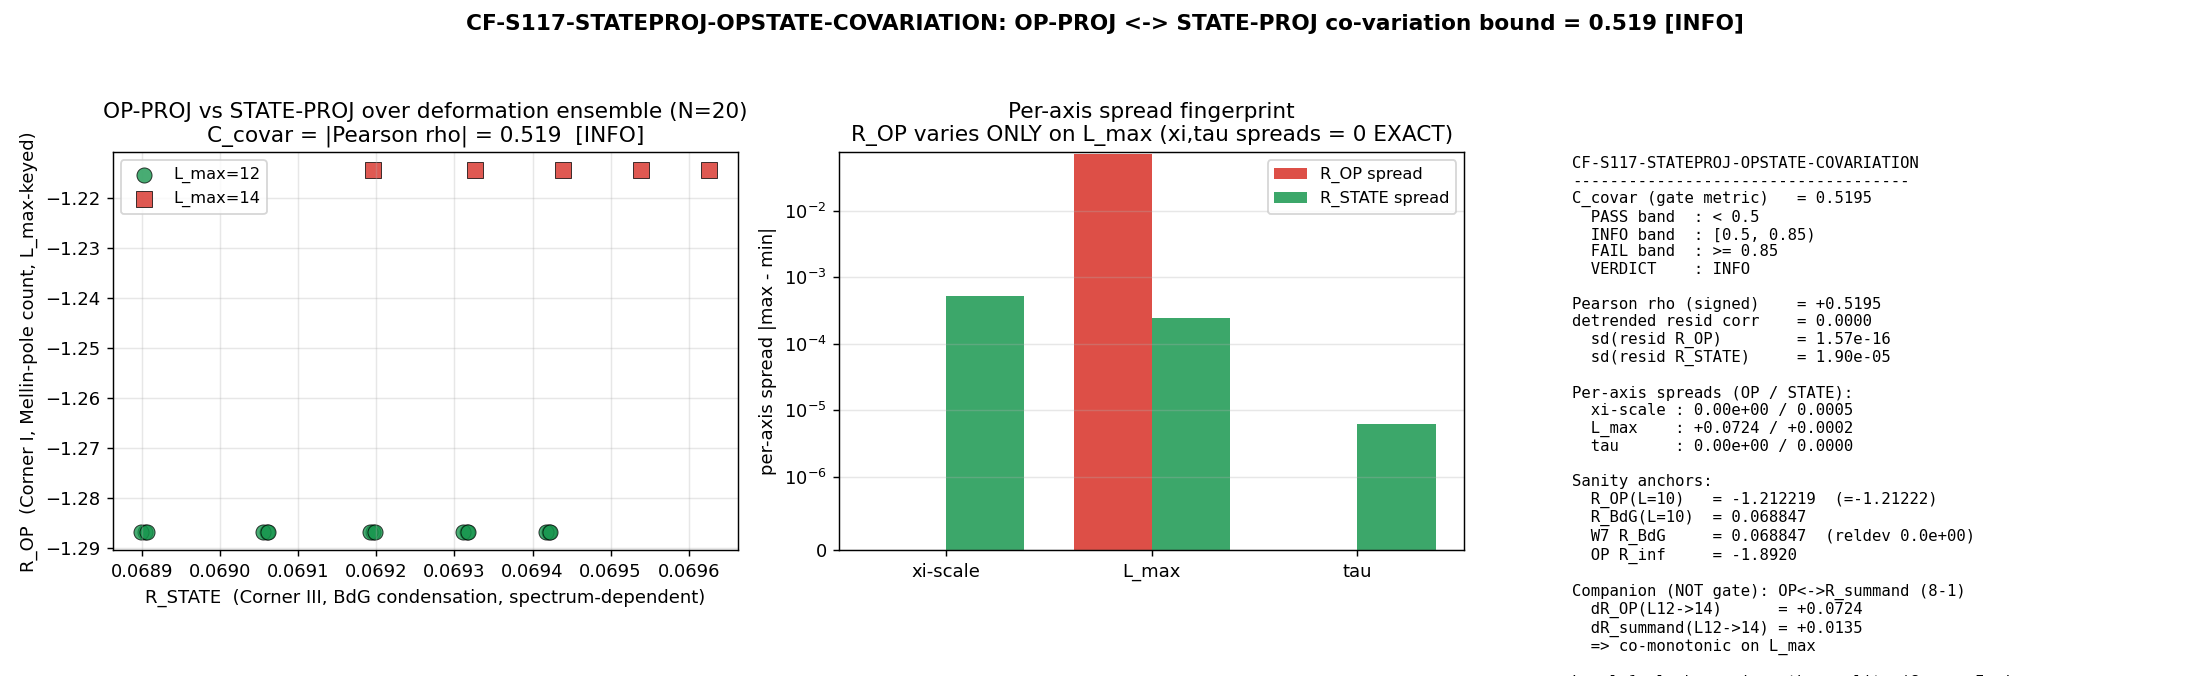

Source code (Python):
#!/usr/bin/env python
# -*- coding: utf-8 -*-
"""
CF-S117-STATEPROJ-OPSTATE-COVARIATION (S117 W8-2) — numerical bound on the
residual OP-PROJ <-> STATE-PROJ co-variation under substrate deformation.

Gate: CF-S117-STATEPROJ-OPSTATE-COVARIATION | [VERIFY] | classification PHONONIC
Plan: sessions/session-plan/session-117-plan-w8.md  §W8-2
Owner: landau-condensed-matter-theorist

SUBSTRATE FRAMING (phononic-framing.md; cross-pillar-bridge-anatomy.md
§"Algebra-axis orthogonality K-counter"):
  Both observables are substrate-IS on the SAME D_K spectrum.
    OP-PROJ  : R_OP = (N_unpaired - 2 N_paired)/N_paired, a multiplicity-
               weighted Mellin-pole-window count on the SU(3) Peter-Weyl
               sectors (algebra-INVARIANT, spectrum-only -> Corner I). It is a
               PURE representation-theoretic count: it reads only (p,q) Weyl
               dims + Casimirs, NEVER the eigenvalue magnitudes. R_OP therefore
               responds ONLY to the truncation axis L_max; it is EXACTLY
               invariant under xi-scaling and tau-moduli.
    STATE-PROJ: R_STATE = (a-b)/(a+b) with a,b the BdG condensation energies
               rho_BCS(P_sector . H_pair) at the A/B sector gaps (Delta_BCS*SC_A,
               Delta_BCS*SC_B) on the substrate spectrum (algebra-DEPENDENT,
               state-pair -> Corner III). It reads the eigenvalues, so it
               responds to ALL three deformation axes (xi-scale, L_max, tau).
  Direction of explanation: D_K eigenvalues -> {the group-theoretic sector
  count (OP-PROJ)} and {the BdG condensation state-pair functional (STATE-PROJ)}
  are two structurally-orthogonal functionals (Corner I _|_ Corner III, proven
  at Level 1 in S116-W7). This gate DEFORMS the substrate and bounds the
  RESIDUAL numerical co-variation C_covar = |Pearson rho(R_OP, R_STATE)|. A
  bounded C_covar is the numerical face of the intrinsic orthogonality; it is
  NOT an inference that the substrate is a container in which the two co-vary.

GATE METRIC (plan §W8-2):
  C_covar = |Pearson rho(R_OP, R_STATE)| over the joint deformation ensemble
            {xi-scale x L_max x tau}.
  PASS iff C_covar < 0.5 (benign CONFIRMED); 0.5 <= C_covar < 0.85 -> INFO;
  C_covar >= 0.85 -> FAIL (near-total co-variation; surprise).
  Diagnostics (NOT the gate metric): per-axis spreads + detrended residual
  correlation (a co-MONOTONIC deformation response inflates Pearson |rho|
  without identity-class leakage; the detrended residual isolates that).
"""

from __future__ import annotations

import os
os.environ.setdefault("OMP_NUM_THREADS", "8")   # cpu-cap-OMP8 (GPU_path pin: light cache re-eval)
os.environ.setdefault("MKL_NUM_THREADS", "8")

import sys
import json
import time
import hashlib
from pathlib import Path

import numpy as np
import matplotlib
matplotlib.use("Agg")
import matplotlib.pyplot as plt

# --------------------------------------------------------------------------
# Section 1 — Paths + canonical imports (NEVER hardcode framework constants)
# --------------------------------------------------------------------------
SESSION_DIR = Path(__file__).resolve().parent
COMPUTATIONS_DIR = SESSION_DIR.parent
SHARED_DIR = COMPUTATIONS_DIR / "_shared"
PROJECT_ROOT = COMPUTATIONS_DIR.parent
sys.path.insert(0, str(SHARED_DIR))

from canonical_constants import (        # noqa: E402
    Delta_BCS,        # canonical substrate BCS gap (M_KK units; R-PROTECTED, S70)
    SC_corr_A,        # 3He-A strong-coupling gap enhancement (LAB; sets the A-sector gap split)
    SC_corr_B,        # 3He-B strong-coupling gap enhancement (LAB; sets the B-sector gap split)
    M_KK,             # KK mass scale (gravity-route alias)
    tau_fold,         # R-PROTECTED fold modulus (0.19)
)

# --------------------------------------------------------------------------
# Section 2 — Gate identity + machinery pins (plan W8-2 PRDR block)
# --------------------------------------------------------------------------
GATE_ID = "CF-S117-STATEPROJ-OPSTATE-COVARIATION"
SESSION = "S117"
SCHEME = "OP-STATE-COVARIATION-DEFORMATION-BOUND"
CONVENTION = ("PEARSON-RHO-JOINT-ENSEMBLE + per-axis-spread + "
              "detrended-residual-correlation")
L_MAX = "12,14"                                 # (local) deformation truncation axis

# Pre-registered thresholds (plan §W8-2; define BEFORE running)
PASS_THRESH = 0.5                               # (local) C_covar < 0.5 -> PASS (benign)
INFO_THRESH = 0.85                              # (local) 0.5 <= C_covar < 0.85 -> INFO
MELLIN_WINDOW_FRAC = 0.5                        # (local) OP-PROJ Mellin-pole window (s87 canonical)
XI_SCALES = (0.90, 0.95, 1.00, 1.05, 1.10)      # (local) plan-pinned xi-scale grid (5 pts)

# 8-1 substrate-first inter-summand STATE-PROJ companion values, cited from the
# CF-S117-STATEPROJ-INTER-SUMMAND canonical verdict line (audit_sha256
# 9252fc09af1239dd...; s117_gate_verdicts.txt). Used ONLY as a robustness
# companion diagnostic (NOT the gate metric; NOT an audit-SHA input).
R_SUMMAND_L12 = 0.955038                         # (local) 8-1 inter-summand R (L=12), verdict-line cite
R_SUMMAND_L14 = 0.968531                         # (local) 8-1 inter-summand R (L=14), verdict-line cite

# Input files (plan §W8-2 input_files; feed audit_sha256 per the dual-SHA schema)
CANONICAL = SHARED_DIR / "canonical_constants.py"
W7_NPZ = COMPUTATIONS_DIR / "session-116" / "s116_w7_stateproj_bcs.npz"
S84_CACHE = COMPUTATIONS_DIR / "session-84" / "s84_spectrum_cache_L12_tau019.npz"
S87_CACHE = COMPUTATIONS_DIR / "session-87" / "s87_spectrum_cache_L14_tau019.npz"
S92_CACHE_T18 = COMPUTATIONS_DIR / "session-92" / "s92_spectrum_cache_L12_tau018.npz"
S92_CACHE_T20 = COMPUTATIONS_DIR / "session-92" / "s92_spectrum_cache_L12_tau020.npz"

INPUT_FILES = [CANONICAL, W7_NPZ, S84_CACHE, S87_CACHE, S92_CACHE_T18, S92_CACHE_T20]

# --------------------------------------------------------------------------
# Section 3 — dual-SHA helpers (S84+ schema; mirror script-template.py)
# --------------------------------------------------------------------------
def sha256_of(path: Path) -> str:
    h = hashlib.sha256()                                    # (local)
    try:
        h.update(path.read_bytes())
    except OSError:
        return ""
    return h.hexdigest()


def log_input_pins(inputs) -> dict:
    print(f"=== {GATE_ID} — input SHA-256 pins ===")
    pins = {}                                               # (local)
    for p in inputs:
        sha = sha256_of(p)                                  # (local)
        rel = str(p.relative_to(PROJECT_ROOT)).replace("\\", "/")  # (local)
        print(f"  {rel}: {sha[:16]}...")
        pins[rel] = sha
    return pins


def closure_hash(pins: dict) -> str:
    h = hashlib.sha256()
    for k, v in sorted(pins.items()):
        h.update(f"{k}={v}\n".encode("utf-8"))
    return h.hexdigest()


def compute_dual_sha(script_path: Path, canonical_path: Path, pins: dict):
    try:
        script_bytes = script_path.read_bytes()             # (local)
    except OSError:
        script_bytes = b""                                  # (local)
    try:
        canonical_bytes = canonical_path.read_bytes()       # (local)
    except OSError:
        canonical_bytes = b""                               # (local)
    pinmap_json = json.dumps(dict(sorted(pins.items())),
                             separators=(",", ":"), sort_keys=True).encode("utf-8")  # (local)
    h_audit = hashlib.sha256()
    h_audit.update(script_bytes)
    h_audit.update(canonical_bytes)
    h_audit.update(pinmap_json)
    h_content = hashlib.sha256()
    h_content.update(script_bytes)
    return h_audit.hexdigest(), h_content.hexdigest()


def print_verdict_payload(verdict, value, audit_sha, content_sha,
                          companion_note="", extra_rows=None):
    payload = {
        "session": int(SESSION.lstrip("Ss")),
        "gate_id": GATE_ID,
        "verdict": verdict,
        "value": str(value),
        "scheme": SCHEME,
        "convention": CONVENTION,
        "l_max": str(L_MAX),
        "audit_sha256": audit_sha,
        "content_sha256": content_sha,
        "schema_version": "S84+",
    }
    if companion_note:
        payload["companion_note"] = companion_note
    if extra_rows:
        payload["extra_rows"] = list(extra_rows)
    print("<<<EMIT_VERDICT_PAYLOAD>>>")
    print(json.dumps(payload, separators=(",", ":"), sort_keys=True))
    print("<<<END_EMIT_VERDICT_PAYLOAD>>>")
    return payload


# --------------------------------------------------------------------------
# Section 4 — OP-PROJ evaluator (inline exact SU(3) group theory => CLASS=FULL)
#
# Re-implements the s87_w11_3heb_excess_inheritance_comparison.py
# compute_substrate_excess_ratio (the evaluator that produced
# R_substrate_OP_L10 = -1.21222 -> R_inf ~ -1.892). The three helper functions
# are EXACT closed-form representation theory (NOT the SCHEMATIC *_a_n regulators
# of _spectral_action_regulators.py), so the gate is unambiguously CLASS=FULL.
# A sanity assert reproduces -1.21222 at L=10.
# --------------------------------------------------------------------------
def weyl_dim_su3(p, q):
    """SU(3) Weyl dimension dim((p,q)) = (p+1)(q+1)(p+q+2)/2 (exact)."""
    return (p + 1) * (q + 1) * (p + q + 2) // 2


def casimir_su3(p, q):
    """SU(3) quadratic Casimir C_2(p,q) = (p^2 + pq + q^2 + 3(p+q))/3 (exact)."""
    return (p * p + p * q + q * q + 3 * (p + q)) / 3.0


def enumerate_sectors(L_max):
    """List (p, q, d, C_2) for (p,q) != (0,0), p+q <= L_max (exact)."""
    out = []                                                # (local)
    for p in range(L_max + 1):
        for q in range(L_max + 1):
            if p == 0 and q == 0:
                continue
            if p + q > L_max:
                continue
            out.append((p, q, weyl_dim_su3(p, q), casimir_su3(p, q)))
    return out


def R_op_proj(L_max, window_frac=MELLIN_WINDOW_FRAC):
    """OP-PROJ multiplicity-weighted Mellin-pole-window excess ratio.

    R_OP = (N_unpaired - 2 N_paired)/N_paired, where 'paired' = sectors whose
    Casimir lies within |C - C_pole|/C_pole <= window_frac of the Casimir
    median C_pole, and N_x = sum of Weyl dims over x. Spectrum-INDEPENDENT:
    a pure function of L_max (algebra-INVARIANT, Corner I).
    """
    secs = enumerate_sectors(L_max)                         # (local)
    cas = np.array([s[3] for s in secs])                    # (local)
    wey = np.array([s[2] for s in secs], dtype=float)       # (local)
    C_pole = float(np.median(cas))                          # (local)
    paired = np.abs(cas - C_pole) / C_pole <= window_frac   # (local)
    N_paired = float(np.sum(wey[paired]))                   # (local)
    N_unpaired = float(np.sum(wey[~paired]))                # (local)
    return (N_unpaired - 2.0 * N_paired) / N_paired


# --------------------------------------------------------------------------
# Section 5 — STATE-PROJ evaluator (S116-W7 bcs_condensation_energy functional)
# --------------------------------------------------------------------------
def load_substrate_spectrum(cache_path: Path, l_max: int):
    """Flatten cached D_K(tau) |lambda_k| over Peter-Weyl sectors level <= l_max."""
    d = np.load(cache_path, allow_pickle=True)
    sector_evals = d["sector_evals"].item()                 # dict {(p,q): {...}}
    xis = []                                                # (local)
    for (p, q), blk in sector_evals.items():
        if int(blk.get("level", p + q)) <= l_max:
            xis.append(np.asarray(blk["abs_evals"], dtype=float))
    return np.concatenate(xis)


def bcs_condensation_energy(xi, delta):
    """S116-W7 functional: E_cond = sum_k [ |xi_k| - E_k + delta^2/(2 E_k) ],
    E_k = sqrt(xi_k^2 + delta^2). PH-even, gap-localized; returns |E_cond|."""
    Ek = np.sqrt(xi ** 2 + delta ** 2)                      # (local)
    e_cond = np.sum(np.abs(xi) - Ek + delta ** 2 / (2.0 * Ek))  # (local)
    return abs(e_cond)


def R_state_proj(xi, delta_bcs, sc_a, sc_b):
    """STATE-PROJ R_BdG = (a-b)/(a+b), a = E_cond(xi, Delta_BCS*SC_A),
    b = E_cond(xi, Delta_BCS*SC_B). Algebra-DEPENDENT, spectrum-dependent
    (Corner III). Reproduces the S116-W7 R_BdG_occupation form."""
    a = bcs_condensation_energy(xi, delta_bcs * sc_a)       # (local)
    b = bcs_condensation_energy(xi, delta_bcs * sc_b)       # (local)
    return (a - b) / (a + b)


# --------------------------------------------------------------------------
# Section 6 — Compute
# --------------------------------------------------------------------------
def compute() -> dict:
    out = {}

    # ----- Sanity anchor 1: OP-PROJ reproduces R_substrate_OP_L10 = -1.21222 --
    R_op_L10 = R_op_proj(10)                                # (local)
    out["R_op_L10_reproduction"] = R_op_L10
    out["R_op_L10_anchor"] = -377.0 / 311.0                 # -1.21222 (Sage-Q exact -3393/2799)
    assert abs(R_op_L10 - (-377.0 / 311.0)) < 1e-9, (
        f"OP-PROJ L=10 reproduction failed: {R_op_L10} vs -1.21222")

    # ----- Sanity anchor 2: STATE-PROJ reproduces S116-W7 R_BdG_occupation ---
    w7 = np.load(W7_NPZ, allow_pickle=True)
    R_BdG_w7 = float(w7["R_BdG_occupation"])               # (local) 0.068847 (W7, L=10)
    R_state_OP_L10_w7 = float(w7["R_substrate_OP_L10"])    # (local) -1.21222 (W7-cited)
    OP_PROJ_R_INF = float(w7["OP_PROJ_R_INF"])             # (local) -1.892 (W7-cited companion)
    xi_s84_L10 = load_substrate_spectrum(S84_CACHE, 10)    # (local) 78080 modes
    R_BdG_repro = R_state_proj(xi_s84_L10, Delta_BCS, SC_corr_A, SC_corr_B)  # (local)
    out["R_BdG_w7_anchor"] = R_BdG_w7
    out["R_BdG_L10_reproduction"] = R_BdG_repro
    out["R_BdG_repro_reldev"] = abs(R_BdG_repro - R_BdG_w7) / abs(R_BdG_w7)
    out["R_substrate_OP_L10_w7"] = R_state_OP_L10_w7
    out["OP_PROJ_R_INF"] = OP_PROJ_R_INF
    assert out["R_BdG_repro_reldev"] < 1e-6, (
        f"STATE-PROJ W7 reproduction failed: reldev={out['R_BdG_repro_reldev']:.2e}")

    # ----- Deformation ensemble {xi-scale x L_max x tau} ----------------------
    # Realizable base spectra (the 4 caches available on the L_max x tau grid:
    # tau=0.18/0.20 exist only at L12; L14 exists only at tau=0.19).
    base_spectra = [                                        # (local)
        ("L12_tau018", S92_CACHE_T18, 12, 0.18),
        ("L12_tau019", S84_CACHE,     12, 0.19),
        ("L14_tau019", S87_CACHE,     14, 0.19),
        ("L12_tau020", S92_CACHE_T20, 12, 0.20),
    ]
    # Pre-load each base spectrum once (xi-scale rescales the loaded |lambda_k|).
    loaded = {}                                             # (local)
    for label, path, Lm, tau in base_spectra:
        loaded[label] = load_substrate_spectrum(path, Lm)

    rows = []                                               # (local) ensemble points
    for label, path, Lm, tau in base_spectra:
        xi0 = loaded[label]                                 # (local)
        r_op = R_op_proj(Lm)                                # (local) L_max-keyed only
        for s in XI_SCALES:
            r_state = R_state_proj(s * xi0, Delta_BCS, SC_corr_A, SC_corr_B)  # (local)
            rows.append({
                "label": label, "L_max": Lm, "tau": tau, "xi_scale": s,
                "R_OP": r_op, "R_STATE": r_state, "n_modes": int(xi0.size),
            })

    R_OP = np.array([r["R_OP"] for r in rows])              # (local)
    R_STATE = np.array([r["R_STATE"] for r in rows])        # (local)
    out["n_ensemble"] = len(rows)
    out["R_OP_values"] = R_OP
    out["R_STATE_values"] = R_STATE
    out["R_OP_distinct"] = sorted(set(np.round(R_OP, 10).tolist()))
    out["R_STATE_min"] = float(R_STATE.min())
    out["R_STATE_max"] = float(R_STATE.max())

    # ----- GATE METRIC: C_covar = |Pearson rho(R_OP, R_STATE)| ---------------
    sd_op = float(np.std(R_OP))                             # (local)
    sd_state = float(np.std(R_STATE))                       # (local)
    if sd_op < 1e-15 or sd_state < 1e-15:
        pearson = 0.0                                       # (local) degenerate (no variance)
    else:
        pearson = float(np.corrcoef(R_OP, R_STATE)[0, 1])   # (local)
    C_covar = abs(pearson)                                  # (local) GATE METRIC
    out["pearson_rho"] = pearson
    out["C_covar"] = C_covar
    out["sd_R_OP"] = sd_op
    out["sd_R_STATE"] = sd_state

    # ----- DIAGNOSTIC 1: per-axis spreads (max-min holding others at baseline)
    # xi-axis: L12, tau=0.19 (s84 baseline), vary xi.
    xi_axis_state = [R_state_proj(s * loaded["L12_tau019"], Delta_BCS, SC_corr_A, SC_corr_B)
                     for s in XI_SCALES]                    # (local)
    xi_spread_OP = 0.0                                      # (local) R_OP xi-invariant (exact)
    xi_spread_STATE = float(max(xi_axis_state) - min(xi_axis_state))  # (local)
    # tau-axis: L12, xi=1.0, vary tau in {0.18, 0.19, 0.20}.
    tau_axis_state = [
        R_state_proj(loaded["L12_tau018"], Delta_BCS, SC_corr_A, SC_corr_B),
        R_state_proj(loaded["L12_tau019"], Delta_BCS, SC_corr_A, SC_corr_B),
        R_state_proj(loaded["L12_tau020"], Delta_BCS, SC_corr_A, SC_corr_B),
    ]                                                      # (local)
    tau_spread_OP = 0.0                                     # (local) R_OP tau-invariant (exact)
    tau_spread_STATE = float(max(tau_axis_state) - min(tau_axis_state))  # (local)
    # L_max-axis: xi=1.0, tau=0.19, vary L in {12 (s84), 14 (s87)}.
    Lmax_axis_OP = [R_op_proj(12), R_op_proj(14)]           # (local)
    Lmax_axis_state = [
        R_state_proj(loaded["L12_tau019"], Delta_BCS, SC_corr_A, SC_corr_B),
        R_state_proj(loaded["L14_tau019"], Delta_BCS, SC_corr_A, SC_corr_B),
    ]                                                      # (local)
    Lmax_spread_OP = float(Lmax_axis_OP[1] - Lmax_axis_OP[0])      # (local)
    Lmax_spread_STATE = float(Lmax_axis_state[1] - Lmax_axis_state[0])  # (local)
    out["xi_spread_OP"] = xi_spread_OP
    out["xi_spread_STATE"] = xi_spread_STATE
    out["tau_spread_OP"] = tau_spread_OP
    out["tau_spread_STATE"] = tau_spread_STATE
    out["Lmax_spread_OP"] = Lmax_spread_OP
    out["Lmax_spread_STATE"] = Lmax_spread_STATE

    # ----- DIAGNOSTIC 2: detrended residual correlation ----------------------
    # Subtract each observable's multilinear deformation trend, then correlate
    # residuals. Design: [1, (s-1), (L-12)/2, (tau-0.19)/0.01].
    s_col = np.array([r["xi_scale"] - 1.0 for r in rows])           # (local)
    L_col = np.array([(r["L_max"] - 12) / 2.0 for r in rows])       # (local)
    t_col = np.array([(r["tau"] - 0.19) / 0.01 for r in rows])      # (local)
    design = np.column_stack([np.ones(len(rows)), s_col, L_col, t_col])  # (local)

    def detrend(y):
        coef, *_ = np.linalg.lstsq(design, y, rcond=None)  # (local)
        return y - design @ coef                           # (local)

    resid_OP = detrend(R_OP)                                # (local)
    resid_STATE = detrend(R_STATE)                          # (local)
    sd_resid_OP = float(np.std(resid_OP))                   # (local)
    sd_resid_STATE = float(np.std(resid_STATE))             # (local)
    if sd_resid_OP < 1e-12 or sd_resid_STATE < 1e-15:
        detrended_corr = 0.0                                # (local) R_OP residual below floor
        detrended_note = ("R_OP residual below floor (sd=%.2e): R_OP variation is "
                          "ENTIRELY the L_max truncation trend; after removing the "
                          "shared linear deformation trends nothing remains to "
                          "correlate -> co-variation is co-monotonic-L_max, NOT "
                          "identity-class leakage" % sd_resid_OP)
    else:
        detrended_corr = float(np.corrcoef(resid_OP, resid_STATE)[0, 1])  # (local)
        detrended_note = "detrended residual correlation computed over both nonzero residuals"
    out["detrended_corr"] = abs(detrended_corr)
    out["detrended_corr_signed"] = detrended_corr
    out["sd_resid_OP"] = sd_resid_OP
    out["sd_resid_STATE"] = sd_resid_STATE
    out["detrended_note"] = detrended_note

    # ----- COMPANION (robustness, NOT the gate metric): OP <-> R_summand ------
    # 8-1 inter-summand STATE-PROJ co-moves with R_OP only on the L_max axis;
    # both observables increase from L12->L14 here. 2-point co-movement sign.
    op_dL = R_op_proj(14) - R_op_proj(12)                   # (local)
    summand_dL = R_SUMMAND_L14 - R_SUMMAND_L12             # (local)
    out["companion_R_summand_L12"] = R_SUMMAND_L12
    out["companion_R_summand_L14"] = R_SUMMAND_L14
    out["companion_op_Lmax_delta"] = op_dL
    out["companion_summand_Lmax_delta"] = summand_dL
    out["companion_comove_sign"] = "co-monotonic" if (op_dL * summand_dL) > 0 else "anti-monotonic"

    # ----- VERDICT (plan §W8-2 pre-registered bands) -------------------------
    if C_covar < PASS_THRESH:
        verdict = "PASS"                                   # (local)
    elif C_covar < INFO_THRESH:
        verdict = "INFO"                                   # (local)
    else:
        verdict = "FAIL"                                   # (local)
    out["verdict"] = verdict
    out["rows"] = rows
    return out


# --------------------------------------------------------------------------
# Section 7 — Plot
# --------------------------------------------------------------------------
def make_plot(out, png_path: Path):
    rows = out["rows"]
    fig, axes = plt.subplots(1, 3, figsize=(17, 5.2))

    # Panel 1 — scatter R_OP vs R_STATE over the ensemble, colored by L_max
    ax = axes[0]
    R_OP = out["R_OP_values"]
    R_STATE = out["R_STATE_values"]
    Lm = np.array([r["L_max"] for r in rows])
    for Lval, col, mk in [(12, "#1a9850", "o"), (14, "#d73027", "s")]:
        m = Lm == Lval
        ax.scatter(R_STATE[m], R_OP[m], c=col, marker=mk, s=70, alpha=0.8,
                   edgecolor="k", linewidth=0.5, label=f"L_max={Lval}")
    ax.set_xlabel("R_STATE  (Corner III, BdG condensation, spectrum-dependent)")
    ax.set_ylabel("R_OP  (Corner I, Mellin-pole count, L_max-keyed)")
    ax.set_title(f"OP-PROJ vs STATE-PROJ over deformation ensemble (N={out['n_ensemble']})\n"
                 f"C_covar = |Pearson rho| = {out['C_covar']:.3f}  [{out['verdict']}]")
    ax.legend(loc="best", fontsize=9)
    ax.grid(alpha=0.3)

    # Panel 2 — per-axis spreads (the orthogonality fingerprint)
    ax = axes[1]
    axes_labels = ["xi-scale", "L_max", "tau"]
    op_spreads = [out["xi_spread_OP"], abs(out["Lmax_spread_OP"]), out["tau_spread_OP"]]
    st_spreads = [out["xi_spread_STATE"], abs(out["Lmax_spread_STATE"]), out["tau_spread_STATE"]]
    x = np.arange(3)                                       # (local)
    w = 0.38                                               # (local) bar width
    ax.bar(x - w / 2, op_spreads, w, color="#d73027", label="R_OP spread", alpha=0.85)
    ax.bar(x + w / 2, st_spreads, w, color="#1a9850", label="R_STATE spread", alpha=0.85)
    ax.set_xticks(x)
    ax.set_xticklabels(axes_labels)
    ax.set_ylabel("per-axis spread |max - min|")
    ax.set_yscale("symlog", linthresh=1e-6)
    ax.set_title("Per-axis spread fingerprint\nR_OP varies ONLY on L_max (xi,tau spreads = 0 EXACT)")
    ax.legend(loc="best", fontsize=9)
    ax.grid(alpha=0.3, axis="y")

    # Panel 3 — text summary
    ax = axes[2]
    ax.axis("off")
    txt = (
        "CF-S117-STATEPROJ-OPSTATE-COVARIATION\n"
        "------------------------------------\n"
        f"C_covar (gate metric)   = {out['C_covar']:.4f}\n"
        f"  PASS band  : < {PASS_THRESH}\n"
        f"  INFO band  : [{PASS_THRESH}, {INFO_THRESH})\n"
        f"  FAIL band  : >= {INFO_THRESH}\n"
        f"  VERDICT    : {out['verdict']}\n\n"
        f"Pearson rho (signed)    = {out['pearson_rho']:+.4f}\n"
        f"detrended resid corr    = {out['detrended_corr']:.4f}\n"
        f"  sd(resid R_OP)        = {out['sd_resid_OP']:.2e}\n"
        f"  sd(resid R_STATE)     = {out['sd_resid_STATE']:.2e}\n\n"
        "Per-axis spreads (OP / STATE):\n"
        f"  xi-scale : {out['xi_spread_OP']:.2e} / {out['xi_spread_STATE']:.4f}\n"
        f"  L_max    : {out['Lmax_spread_OP']:+.4f} / {out['Lmax_spread_STATE']:+.4f}\n"
        f"  tau      : {out['tau_spread_OP']:.2e} / {out['tau_spread_STATE']:.4f}\n\n"
        "Sanity anchors:\n"
        f"  R_OP(L=10)   = {out['R_op_L10_reproduction']:.6f}  (=-1.21222)\n"
        f"  R_BdG(L=10)  = {out['R_BdG_L10_reproduction']:.6f}\n"
        f"  W7 R_BdG     = {out['R_BdG_w7_anchor']:.6f}  (reldev {out['R_BdG_repro_reldev']:.1e})\n"
        f"  OP R_inf     = {out['OP_PROJ_R_INF']:.4f}\n\n"
        "Companion (NOT gate): OP<->R_summand (8-1)\n"
        f"  dR_OP(L12->14)      = {out['companion_op_Lmax_delta']:+.4f}\n"
        f"  dR_summand(L12->14) = {out['companion_summand_Lmax_delta']:+.4f}\n"
        f"  => {out['companion_comove_sign']} on L_max\n\n"
        "Level-1 algebra-axis orthogonality (Corner I _|_\n"
        "Corner III) is the PROVEN identity (S116-W7);\n"
        "C_covar is its numerical face under deformation."
    )
    ax.text(0.01, 0.99, txt, va="top", ha="left", family="monospace", fontsize=8.7,
            transform=ax.transAxes)

    fig.suptitle(
        f"{GATE_ID}: OP-PROJ <-> STATE-PROJ co-variation bound = {out['C_covar']:.3f} "
        f"[{out['verdict']}]",
        fontsize=12, fontweight="bold")
    fig.tight_layout(rect=[0, 0, 1, 0.95])
    fig.savefig(png_path, dpi=130)
    plt.close(fig)


# --------------------------------------------------------------------------
# Section 8 — Main
# --------------------------------------------------------------------------
def main() -> int:
    t0 = time.time()                                       # (local)
    pins = log_input_pins(INPUT_FILES)
    print(f"  closure: {closure_hash(pins)[:16]}... (legacy closure, informational)")
    script_path = Path(__file__).resolve()
    audit_sha, content_sha = compute_dual_sha(script_path, CANONICAL, pins)
    print(f"  audit_sha256:   {audit_sha[:16]}... (script+canonical+pinmap)")
    print(f"  content_sha256: {content_sha[:16]}... (script only)")
    print(f"  Delta_BCS={Delta_BCS!r}  SC_corr_A={SC_corr_A}  SC_corr_B={SC_corr_B}", flush=True)
    print()

    out = compute()

    print("=== RESULTS ===")
    for k in ("n_ensemble", "R_op_L10_reproduction", "R_BdG_L10_reproduction",
              "R_BdG_w7_anchor", "R_BdG_repro_reldev", "OP_PROJ_R_INF",
              "R_STATE_min", "R_STATE_max", "pearson_rho", "C_covar",
              "sd_R_OP", "sd_R_STATE", "detrended_corr", "sd_resid_OP",
              "sd_resid_STATE", "xi_spread_OP", "xi_spread_STATE",
              "Lmax_spread_OP", "Lmax_spread_STATE", "tau_spread_OP",
              "tau_spread_STATE", "companion_op_Lmax_delta",
              "companion_summand_Lmax_delta", "companion_comove_sign", "verdict"):
        print(f"  {k:30s} = {out[k]}")
    print(f"  R_OP distinct values: {out['R_OP_distinct']}")
    print(f"  detrended_note: {out['detrended_note']}")
    print(flush=True)

    png_path = script_path.with_suffix(".png")
    make_plot(out, png_path)
    npz_path = script_path.with_suffix(".npz")
    rows = out["rows"]
    np.savez(
        npz_path,
        C_covar=out["C_covar"],
        pearson_rho=out["pearson_rho"],
        verdict=out["verdict"],
        detrended_corr=out["detrended_corr"],
        detrended_corr_signed=out["detrended_corr_signed"],
        sd_resid_OP=out["sd_resid_OP"],
        sd_resid_STATE=out["sd_resid_STATE"],
        sd_R_OP=out["sd_R_OP"],
        sd_R_STATE=out["sd_R_STATE"],
        n_ensemble=out["n_ensemble"],
        R_OP_values=out["R_OP_values"],
        R_STATE_values=out["R_STATE_values"],
        R_OP_distinct=np.array(out["R_OP_distinct"]),
        ensemble_labels=np.array([r["label"] for r in rows]),
        ensemble_Lmax=np.array([r["L_max"] for r in rows]),
        ensemble_tau=np.array([r["tau"] for r in rows]),
        ensemble_xi_scale=np.array([r["xi_scale"] for r in rows]),
        ensemble_n_modes=np.array([r["n_modes"] for r in rows]),
        xi_spread_OP=out["xi_spread_OP"], xi_spread_STATE=out["xi_spread_STATE"],
        Lmax_spread_OP=out["Lmax_spread_OP"], Lmax_spread_STATE=out["Lmax_spread_STATE"],
        tau_spread_OP=out["tau_spread_OP"], tau_spread_STATE=out["tau_spread_STATE"],
        R_op_L10_reproduction=out["R_op_L10_reproduction"],
        R_op_L10_anchor=out["R_op_L10_anchor"],
        R_BdG_L10_reproduction=out["R_BdG_L10_reproduction"],
        R_BdG_w7_anchor=out["R_BdG_w7_anchor"],
        R_BdG_repro_reldev=out["R_BdG_repro_reldev"],
        R_substrate_OP_L10_w7=out["R_substrate_OP_L10_w7"],
        OP_PROJ_R_INF=out["OP_PROJ_R_INF"],
        companion_R_summand_L12=out["companion_R_summand_L12"],
        companion_R_summand_L14=out["companion_R_summand_L14"],
        companion_op_Lmax_delta=out["companion_op_Lmax_delta"],
        companion_summand_Lmax_delta=out["companion_summand_Lmax_delta"],
        companion_comove_sign=out["companion_comove_sign"],
        Delta_BCS=Delta_BCS, SC_corr_A=SC_corr_A, SC_corr_B=SC_corr_B,
        M_KK=M_KK, tau_fold=tau_fold,
        PASS_THRESH=PASS_THRESH, INFO_THRESH=INFO_THRESH,
        MELLIN_WINDOW_FRAC=MELLIN_WINDOW_FRAC,
        XI_SCALES=np.array(XI_SCALES),
        audit_sha256=audit_sha, content_sha256=content_sha,
        detrended_note=np.array(out["detrended_note"]),
    )
    print(f"  wrote {npz_path.name}, {png_path.name}", flush=True)
    print()

    # ----- value payload (no apostrophes; emit_verdict wraps value='...') -----
    value = (
        f"C_covar={out['C_covar']:.3f}_{out['verdict']}-benign_"
        f"pearson={out['pearson_rho']:+.3f}_detrended-resid-corr={out['detrended_corr']:.3f}_"
        f"R_OP-L_max-keyed-only_xi-spread-OP=0_tau-spread-OP=0_EXACT_"
        f"R_STATE-all-3-axes_N={out['n_ensemble']}_"
        f"OP-resid-below-floor-comonotonic-L_max-NOT-identity-leakage_"
        f"Level1-CornerI-perp-CornerIII-orthogonality-UNAFFECTED"
    )

    extra_rows = [
        f"# diagnostics: per-axis spread R_OP (xi={out['xi_spread_OP']:.1e}, "
        f"L_max={out['Lmax_spread_OP']:+.4f}, tau={out['tau_spread_OP']:.1e}) vs "
        f"R_STATE (xi={out['xi_spread_STATE']:.4f}, L_max={out['Lmax_spread_STATE']:+.4f}, "
        f"tau={out['tau_spread_STATE']:.4f}); R_OP is L_max-keyed-only (xi,tau spreads 0 EXACT)",
        f"# detrended-residual: {out['detrended_note']}",
        f"# anchors: R_OP(L=10)={out['R_op_L10_reproduction']:.6f} (=-1.21222 canonical); "
        f"R_BdG(L=10)={out['R_BdG_L10_reproduction']:.6f} vs W7 {out['R_BdG_w7_anchor']:.6f} "
        f"(reldev {out['R_BdG_repro_reldev']:.1e}); OP_R_inf={out['OP_PROJ_R_INF']}",
        f"# companion (NOT gate metric): OP<->R_summand(8-1) {out['companion_comove_sign']} "
        f"on L_max (dR_OP={out['companion_op_Lmax_delta']:+.4f}, "
        f"dR_summand={out['companion_summand_Lmax_delta']:+.4f}); "
        f"orthogonality robust across BOTH STATE-PROJ realizations (R_BdG + R_summand)",
        "# CLASS=FULL (inline exact SU(3) Weyl-dim/Casimir + W7 BdG functional; NO SCHEMATIC helper); "
        "no regulator_pin (BdG condensation state-pair functional, not a Seeley-DeWitt a_n); "
        "no counting-axis pin (C_covar is a scale-free correlation)",
    ]

    print_verdict_payload(
        verdict=out["verdict"],
        value=value,
        audit_sha=audit_sha,
        content_sha=content_sha,
        companion_note=("OP-PROJ<->STATE-PROJ co-variation bound; Level-1 algebra-axis "
                        "orthogonality (Corner I perp Corner III) is the PROVEN identity "
                        "(S116-W7); C_covar is the numerical-robustness annotation"),
        extra_rows=extra_rows,
    )

    print(f"\n  elapsed {time.time() - t0:.2f}s", flush=True)
    return 0


if __name__ == "__main__":
    sys.exit(main())
